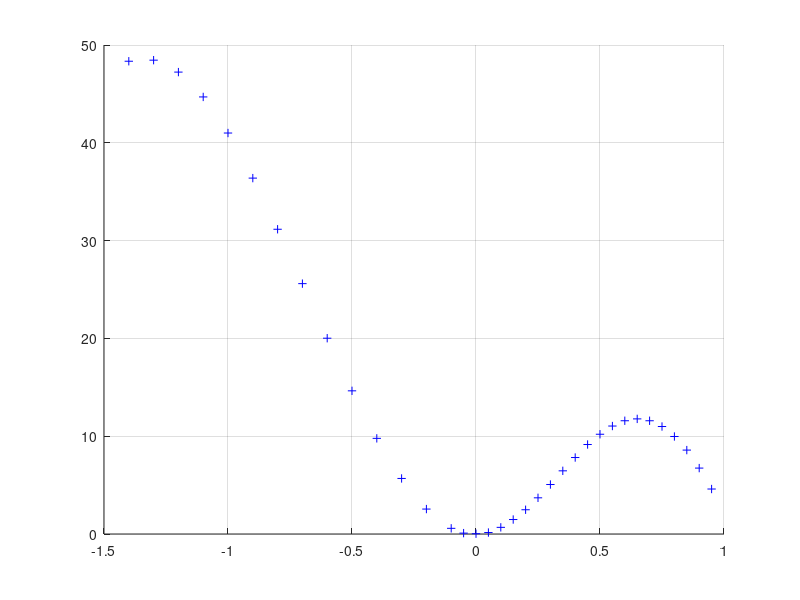

Here is the MATLAB script that generated this plot:


x= [0 1 2 3 4 5 6 7 8 9 10 11 12 13 13.5 14 14.5 15 15.5 16 16.5 17 17.5 18 18.5 19 19.5 20 20.5 21 21.5 22 22.5 23 23.5];
BB=[48.34 48.45 47.23 44.69 41 36.39 31.16 25.60 20.02 14.64 9.78 5.68 2.55 0.58 0.09 0.03 0.15 0.68 1.48 2.48 3.70 5.06...
        6.46 7.82 9.15 10.20 11.04 11.58 11.77 11.58 10.99 9.97 8.58 6.74 4.60];

x=(x-14)/10;


hold on
plot (x,BB,'+b')
grid on
